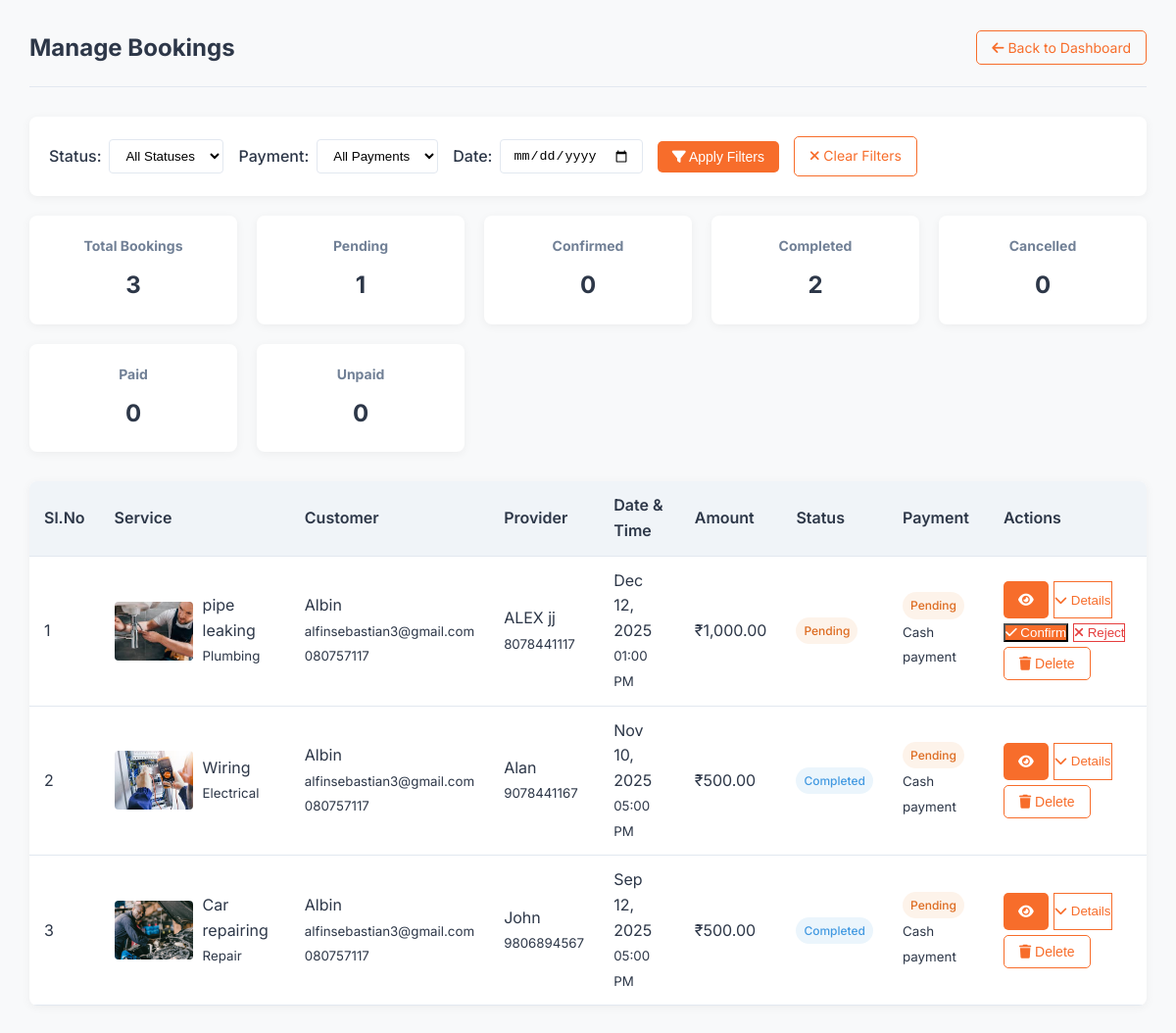
The page /bookings.php (signed in) on the database its author committed.
### tables this page shows
CREATE TABLE `bookings` (
  `id` int(11) NOT NULL,
  `user_id` int(11) NOT NULL,
  `provider_id` int(11) NOT NULL,
  `service_id` int(11) NOT NULL,
  `booking_date` datetime NOT NULL,
  `address` text NOT NULL,
  `amount` decimal(10,2) NOT NULL,
  `status` enum('pending','confirmed','completed','cancelled','rejected') DEFAULT 'pending',
  `cancellation_reason` text DEFAULT NULL,
  `payment_type` enum('cash','later') NOT NULL DEFAULT 'cash',
  `payment_status` enum('pending','paid','unpaid') DEFAULT 'pending',
  `admin_notes` text DEFAULT NULL,
  `customer_notes` text DEFAULT NULL,
  `provider_notes` text DEFAULT NULL,
  `created_at` timestamp NOT NULL DEFAULT current_timestamp()
);

CREATE TABLE `services` (
  `id` int(11) NOT NULL,
  `name` varchar(100) NOT NULL,
  `category_id` int(11) NOT NULL,
  `description` text NOT NULL,
  `base_price` decimal(10,2) NOT NULL,
  `duration_minutes` int(11) NOT NULL,
  `image` varchar(255) DEFAULT NULL,
  `created_at` timestamp NOT NULL DEFAULT current_timestamp()
);

CREATE TABLE `service_categories` (
  `id` int(11) NOT NULL,
  `name` varchar(50) NOT NULL,
  `description` text DEFAULT NULL,
  `icon` varchar(50) DEFAULT NULL
);

CREATE TABLE `users` (
  `id` int(11) NOT NULL,
  `name` varchar(100) NOT NULL,
  `email` varchar(100) NOT NULL,
  `password` varchar(255) NOT NULL,
  `role` enum('admin','provider','customer') NOT NULL,
  `phone` varchar(20) NOT NULL,
  `address` text NOT NULL,
  `city` varchar(100) NOT NULL,
  `state` varchar(100) NOT NULL,
  `pincode` varchar(20) NOT NULL,
  `profile_image` varchar(255) DEFAULT NULL,
  `is_active` tinyint(1) DEFAULT 1,
  `created_at` timestamp NOT NULL DEFAULT current_timestamp(),
  `updated_at` timestamp NOT NULL DEFAULT current_timestamp() ON UPDATE current_timestamp()
);

### bookings.php (the view, shortened to what this page needs)
<?php
include 'db.php';
$status_filter = $_GET['status'] ?? 'all';
$date_filter = $_GET['date'] ?? '';
$payment_filter = $_GET['payment_status'] ?? 'all';
$query = "
    SELECT
        b.id, b.booking_date, b.status, b.amount,
        b.cancellation_reason, b.payment_type, b.payment_status, b.address,
        u.name as customer_name, u.email as customer_email, u.phone as customer_phone,
        p.name as provider_name, p.phone as provider_phone,
        s.name as service_name,
        sc.name as category_name,
        (SELECT image_url FROM service_images WHERE service_id = s.id LIMIT 1) as service_image,
        r.rating, r.comment as review_comment
    FROM bookings b
    JOIN users u ON b.user_id = u.id
    JOIN users p ON b.provider_id = p.id
    JOIN services s ON b.service_id = s.id
    JOIN service_categories sc ON s.category_id = sc.id
    LEFT JOIN reviews r ON b.id = r.booking_id
";
$query .= " ORDER BY b.booking_date DESC";
$stmt = $conn->prepare($query);
if (!$stmt->execute()) {
    die("Execute failed: (" . $stmt->errno . ") " . $stmt->error);
}
$bookings = $stmt->get_result();
$counts = $conn->query("
    SELECT
        COUNT(*) as total,
        SUM(status = 'pending') as pending,
        SUM(status = 'confirmed') as confirmed,
        SUM(status = 'completed') as completed,
        SUM(status = 'cancelled') as cancelled,
        SUM(status = 'rejected') as rejected,
        SUM(payment_status = 'paid') as paid,
        SUM(payment_status = 'pending') as payment_pending,
        SUM(payment_status = 'unpaid') as unpaid
    FROM bookings
")->fetch_assoc();
?>
<!DOCTYPE html>
<html lang="en">
<head>
    <link rel="stylesheet" href="https://cdnjs.cloudflare.com/ajax/libs/font-awesome/6.4.0/css/all.min.css">
</head>
<body>
    <div class="dashboard-container">
        <div class="main-content">
            <div class="header">
                <h1>Manage Bookings</h1>
                     <div>
            <a href="admin_dashboard.php" class="btn btn-outline">
                <i class="fas fa-arrow-left"></i> Back to Dashboard
            </a>
                </div>
            </div>
            <form method="GET" class="filter-controls">
                <div class="filter-group">
                    <label for="status">Status:</label>
                    <select name="status" id="status">
                        <option value="all" <?= $status_filter === 'all' ? 'selected' : '' ?>>All Statuses</option>
                    </select>
                </div>
                <div class="filter-group">
                    <label for="payment_status">Payment:</label>
                    <select name="payment_status" id="payment_status">
                        <option value="all" <?= $payment_filter === 'all' ? 'selected' : '' ?>>All Payments</option>
                    </select>
                </div>
                <div class="filter-group">
                    <label for="date">Date:</label>
                    <input type="date" name="date" id="date" value="<?= htmlspecialchars($date_filter) ?>">
                </div>
                <button type="submit" class="btn btn-primary">
                    <i class="fas fa-filter"></i> Apply Filters
                </button>
                <a href="bookings.php" class="btn btn-outline">
                    <i class="fas fa-times"></i> Clear Filters
                </a>
            </form>
            <div class="dashboard-cards">
                <div class="card" onclick="filterByStatus('all')">
                    <h3>Total Bookings</h3>
                    <p><?= $counts['total'] ?></p>
                </div>
                <div class="card" onclick="filterByStatus('pending')">
                    <h3>Pending</h3>
                    <p><?= $counts['pending'] ?></p>
                </div>
                <div class="card" onclick="filterByStatus('confirmed')">
                    <h3>Confirmed</h3>
                    <p><?= $counts['confirmed'] ?></p>
                </div>
                <div class="card" onclick="filterByStatus('completed')">
                    <h3>Completed</h3>
                    <p><?= $counts['completed'] ?></p>
                </div>
                <div class="card" onclick="filterByStatus('cancelled')">
                    <h3>Cancelled</h3>
                    <p><?= $counts['cancelled'] + $counts['rejected'] ?></p>
                </div>
                <div class="card" onclick="filterByPayment('paid')">
                    <h3>Paid</h3>
                    <p><?= $counts['paid'] ?></p>
                </div>
                <div class="card" onclick="filterByPayment('unpaid')">
                    <h3>Unpaid</h3>
                    <p><?= $counts['unpaid'] ?></p>
                </div>
            </div>
            <table class="data-table">
                <thead>
                    <tr>
                        <th>Sl.No</th>
                        <th>Service</th>
                        <th>Customer</th>
                        <th>Provider</th>
                        <th>Date & Time</th>
                        <th>Amount</th>
                        <th>Status</th>
                        <th>Payment</th>
                        <th>Actions</th>
                    </tr>
                </thead>
                <tbody>
                    <?php if ($bookings->num_rows > 0): ?>
                        <?php
                        $sl_no = 1;
                        while ($booking = $bookings->fetch_assoc()):
                            $bookingDate = new DateTime($booking['booking_date']);
                            $date = $bookingDate->format('M d, Y');
                            $time = $bookingDate->format('h:i A');
                        ?>
                            <tr>
                                <td><?= $sl_no ?></td>
                                <td>
                                    <div style="display: flex; align-items: center; gap: 10px;">
                                        <img src="<?= htmlspecialchars($booking['service_image'] ?? 'https://via.placeholder.com/80x60?text=Service') ?>"
                                             alt="<?= htmlspecialchars($booking['service_name']) ?>"
                                             class="service-image">
                                        <div>
                                            <div><?= htmlspecialchars($booking['service_name']) ?></div>
                                            <small><?= htmlspecialchars($booking['category_name']) ?></small>
                                        </div>
                                    </div>
                                </td>
                                <td>
                                    <?= htmlspecialchars($booking['customer_name']) ?><br>
                                    <small><?= htmlspecialchars($booking['customer_email']) ?></small><br>
                                    <small><?= htmlspecialchars($booking['customer_phone']) ?></small>
                                </td>
                                <td>
                                    <?= htmlspecialchars($booking['provider_name']) ?><br>
                                    <small><?= htmlspecialchars($booking['provider_phone']) ?></small>
                                </td>
                                <td>
                                    <?= $date ?><br>
                                    <small><?= $time ?></small>
                                </td>
                                <td>₹<?= number_format($booking['amount'], 2) ?></td>
                                <td>
                                    <span class="booking-status status-<?= $booking['status'] ?>">
                                        <?= ucfirst($booking['status']) ?>
                                    </span>
                                </td>
                                <td>
                                    <span class="payment-status payment-<?= $booking['payment_status'] ?>">
                                        <?= ucfirst($booking['payment_status']) ?>
                                    </span><br>
                                    <small><?= ucfirst($booking['payment_type']) ?> payment</small>
                                </td>
                                <td>
                                    <div class="action-buttons">
                                         <a href="view_booking.php?id=<?= $booking['id'] ?>" class="btn btn-primary">
                                            <i class="fas fa-eye"></i>
                                        </a>
                                        <button onclick="toggleDetails(<?= $booking['id'] ?>)" class="btn-sm btn-outline">
                                            <i class="fas fa-chevron-down"></i> Details
                                        </button>
                                        <?php if ($booking['status'] === 'pending'): ?>
                                            <button class="btn-sm btn-primary" onclick="showStatusModal(<?= $booking['id'] ?>, 'confirm')">
                                                <i class="fas fa-check"></i> Confirm
                                            </button>
                                            <button class="btn-sm btn-outline" style="color: var(--error); border-color: var(--error);"
                                                    onclick="showStatusModal(<?= $booking['id'] ?>, 'reject')">
                                                <i class="fas fa-times"></i> Reject
                                            </button>
                                        <?php endif; ?>
                                        <form method="POST" style="display:inline;">
                                            <button type="submit" name="delete_booking" class="btn btn-outline btn-sm"
                                                    onclick="return confirm('Are you sure you want to delete this booking? This action cannot be undone.');">
                                                <i class="fas fa-trash"></i> Delete
                                            </button>
                                        </form>
                                    </div>
                                </td>
                            </tr>
                            <?php $sl_no++; ?>
                        <?php endwhile; ?>
                    <?php endif; ?>
                </tbody>
            </table>
        </div>
    </div>
</body>
</html>

### bookings.php (style rules this page uses)
:root { --primary: #f76d2b; --primary-dark: #e05b1a; --secondary: #2d3748; --accent: #f0f4f8; --text: #2d3748; --light-text: #718096; --border: #e2e8f0; --white: #ffffff; --success: #38a169; --warning: #dd6b20; --error: #e53e3e; }
* { margin: 0; padding: 0; box-sizing: border-box; }
body { font-family: 'Inter', sans-serif; background-color: #f8f9fa; color: var(--text); line-height: 1.6; }
.dashboard-container { display: flex; min-height: 100vh; }
.main-content { flex: 1; padding: 30px; }
.header { display: flex; justify-content: space-between; align-items: center; margin-bottom: 30px; padding-bottom: 20px; border-bottom: 1px solid var(--border); }
.header h1 { font-size: 24px; color: var(--secondary); }
.btn { padding: 8px 15px; border-radius: 5px; text-decoration: none; font-size: 14px; transition: all 0.3s; cursor: pointer; border: none; }
.btn-primary { background-color: var(--primary); color: white; }
.btn-outline { background-color: transparent; border: 1px solid var(--primary); color: var(--primary); }
.dashboard-cards { display: grid; grid-template-columns: repeat(auto-fill, minmax(200px, 1fr)); gap: 20px; margin-bottom: 30px; }
.card { background-color: var(--white); border-radius: 8px; padding: 20px; box-shadow: 0 2px 10px rgba(0,0,0,0.05); text-align: center; cursor: pointer; transition: transform 0.3s; }
.card h3 { font-size: 14px; color: var(--light-text); margin-bottom: 10px; }
.card p { font-size: 24px; font-weight: 700; color: var(--secondary); }
.filter-controls { background-color: var(--white); padding: 20px; border-radius: 8px; box-shadow: 0 2px 10px rgba(0,0,0,0.05); margin-bottom: 20px; display: flex; flex-wrap: wrap; gap: 15px; align-items: center; }
.filter-group { display: flex; align-items: center; gap: 8px; }
.filter-group label { font-weight: 500; color: var(--secondary); }
select, input { padding: 8px 12px; border: 1px solid var(--border); border-radius: 4px; background-color: var(--white); }
.data-table { width: 100%; border-collapse: collapse; background-color: var(--white); box-shadow: 0 2px 10px rgba(0,0,0,0.05); border-radius: 8px; overflow: hidden; }
.data-table th, .data-table td { padding: 12px 15px; text-align: left; border-bottom: 1px solid var(--border); }
.data-table th { background-color: var(--accent); color: var(--secondary); font-weight: 600; }
.booking-status { display: inline-block; padding: 4px 8px; border-radius: 20px; font-size: 12px; font-weight: 500; }
.status-pending { background-color: rgba(237, 137, 54, 0.1); color: var(--warning); }
.status-completed { background-color: rgba(66, 153, 225, 0.1); color: #4299e1; }
.payment-status { display: inline-block; padding: 4px 8px; border-radius: 20px; font-size: 12px; font-weight: 500; }
.payment-pending { background-color: rgba(237, 137, 54, 0.1); color: var(--warning); }
.action-buttons { display: flex; gap: 5px; flex-wrap: wrap; }
.service-image { width: 80px; height: 60px; object-fit: cover; border-radius: 4px; }

### rows shown on the page
bookings: shows a picture, service.name "pipe leaking", service_categories.name "Plumbing", user.name "Albin", user.email "alfinsebastian3@gmail.com", user.phone "080757117", provider.name "ALEX jj", provider.phone "8078441117", booking_date "Dec 12, 2025", booking_date "01:00 PM", amount "1,000.00", status "Pending", payment_status "Pending", payment_type "Cash"
bookings: shows a picture, service.name "Wiring", service_categories.name "Electrical", user.name "Albin", user.email "alfinsebastian3@gmail.com", user.phone "080757117", provider.name "Alan", provider.phone "9078441167", booking_date "Nov 10, 2025", booking_date "05:00 PM", amount "500.00", status "Completed", payment_status "Pending", payment_type "Cash"
bookings: shows a picture, service.name "Car repairing", service_categories.name "Repair", user.name "Albin", user.email "alfinsebastian3@gmail.com", user.phone "080757117", provider.name "John", provider.phone "9806894567", booking_date "Sep 12, 2025", booking_date "05:00 PM", amount "500.00", status "Completed", payment_status "Pending", payment_type "Cash"

### other values the page prints
$counts['total'] "3"
$counts['pending'] "1"
$counts['confirmed'] "0"
$counts['completed'] "2"
$counts['cancelled'] + $counts['rejected'] "0"
$counts['paid'] "0"
$counts['unpaid'] "0"
